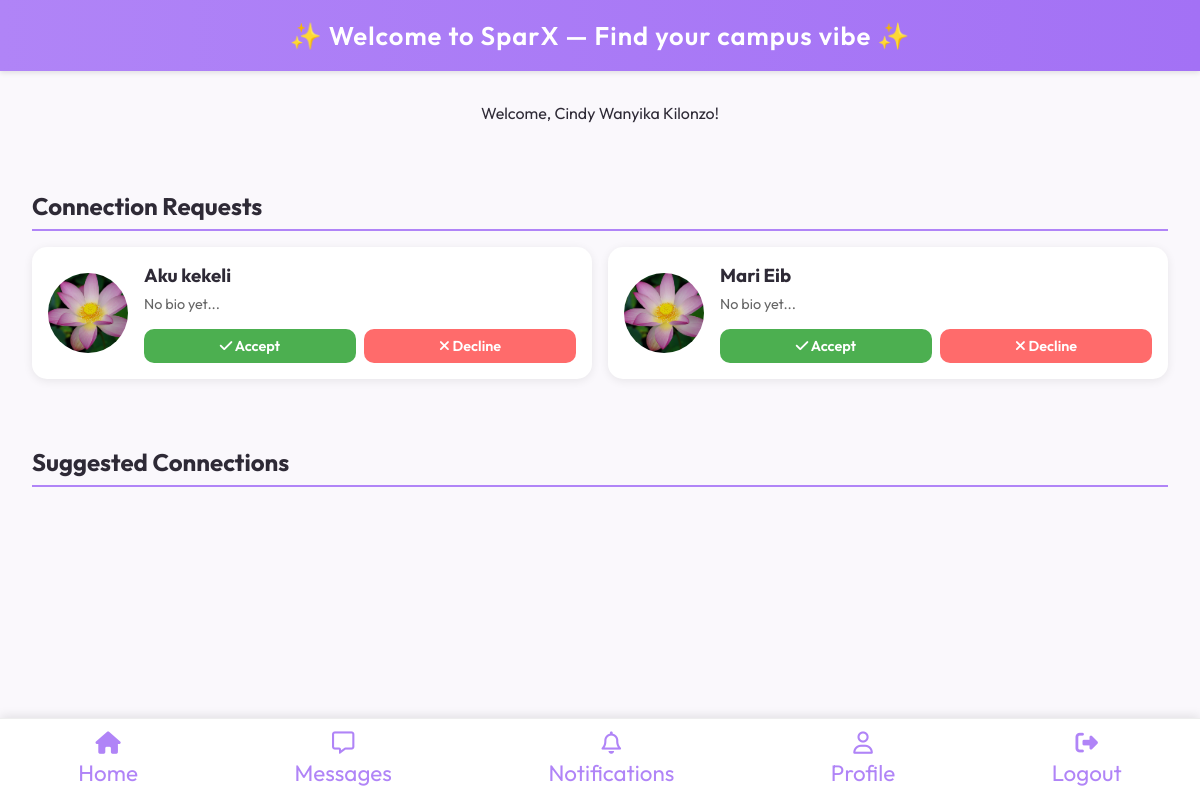
Page /home.php (signed in) on the committed database.
### tables this page shows
CREATE TABLE `connection_requests` (
  `id` int UNSIGNED NOT NULL,
  `sender_id` int UNSIGNED NOT NULL,
  `receiver_id` int UNSIGNED NOT NULL,
  `status` enum('pending','accepted','declined') NOT NULL DEFAULT 'pending',
  `created_at` timestamp NOT NULL DEFAULT CURRENT_TIMESTAMP
);

CREATE TABLE `datingAppUsers` (
  `id` int UNSIGNED NOT NULL,
  `name` varchar(255) NOT NULL,
  `email` varchar(255) NOT NULL,
  `password` varchar(255) NOT NULL,
  `role` enum('user','admin') NOT NULL,
  `username` varchar(255) NOT NULL,
  `gender` enum('female','male','other') NOT NULL,
  `bio` text,
  `profile_picture` varchar(255) DEFAULT 'lotus.png'
);

### home.php (the view, shortened to what this page needs)
<?php
require 'config.php';
$user_id = $_SESSION['user_id'];
$stmt = $conn->prepare("
    SELECT cr.id, cr.sender_id, u.name, u.username, u.bio, u.profile_picture
    FROM connection_requests cr
    JOIN datingAppUsers u ON cr.sender_id = u.id
    WHERE cr.receiver_id = ? AND cr.status = 'pending'
");
$stmt->bind_param("i", $user_id);
$stmt->execute();
$pending_requests = $stmt->get_result()->fetch_all(MYSQLI_ASSOC);
?>
<!DOCTYPE html>
<html lang="en">
<head>
  <link rel="stylesheet" href="style.css">
  <link rel="stylesheet" href="https://cdnjs.cloudflare.com/ajax/libs/font-awesome/6.6.0/css/all.min.css">
</head>
<body>
  <header>✨ Welcome to SparX — Find your campus vibe ✨</header>
  <div style="padding: 1rem; text-align: center;">
    <p>Welcome, <?php echo htmlspecialchars($_SESSION['user_name']); ?>!</p>
  </div>
  <section class="requests-section">
    <h2>Connection Requests</h2>
    <?php if (empty($pending_requests)): ?>
      <div class="no-requests">
        <p>No pending connection requests</p>
      </div>
    <?php else: ?>
      <div class="requests-feed">
        <?php foreach ($pending_requests as $request): ?>
        <div class="request-card">
          <img src="assets/profiles/<?php echo htmlspecialchars($request['profile_picture'] ?? 'lotus.png'); ?>"
               alt="<?php echo htmlspecialchars($request['name']); ?>">
          <div class="request-info">
            <h3><?php echo htmlspecialchars($request['name']); ?></h3>
            <p><?php echo htmlspecialchars($request['bio'] ?? 'No bio yet...'); ?></p>
            <div class="request-actions">
              <form method="POST" style="display: inline;">
                <button type="submit" class="accept-btn">
                  <i class="fa-solid fa-check"></i> Accept
                </button>
              </form>
              <form method="POST" style="display: inline;">
                <button type="submit" class="decline-btn">
                  <i class="fa-solid fa-xmark"></i> Decline
                </button>
              </form>
            </div>
          </div>
        </div>
        <?php endforeach; ?>
      </div>
    <?php endif; ?>
  </section>
  <section class="suggestions-section">
    <h2>Suggested Connections</h2>
  </section>
  <div class="navbar">
    <a href="home.php"><i class="fa-solid fa-house"></i> Home</a>
    <a href="messages.php"><i class="fa-regular fa-message"></i> Messages</a>
    <a href="notifications.php"><i class="fa-regular fa-bell"></i> Notifications</a>
    <a href="profile.php"><i class="fa-regular fa-user"></i> Profile</a>
    <a href="logout.php"><i class="fa-solid fa-right-from-bracket"></i> Logout</a>
  </div>
</body>
</html>

### style.css (style rules this page uses)
body { font-family: "Outfit", sans-serif; background-color: #faf8fc; color: #2e2a36; margin: 0; padding: 0; display: flex; flex-direction: column; min-height: 100vh; }
header { background: linear-gradient(90deg, #b084f7, #a371f5); color: #fff; text-align: center; padding: 1.2rem; font-size: 1.6rem; font-weight: 600; letter-spacing: 1px; box-shadow: 0 2px 5px rgba(0,0,0,0.1); }
button { width: 100%; padding: 0.8rem; background-color: #b084f7; color: white; border: none; border-radius: 10px; font-weight: 600; cursor: pointer; transition: background 0.3s; font-family: inherit; }
.navbar { display: flex; justify-content: space-around; align-items: center; background: #fff; border-top: 1px solid #eee; padding: 0.8rem 0; position: fixed; bottom: 0; width: 100%; box-shadow: 0 -2px 10px rgba(0,0,0,0.1); }
.navbar a { text-decoration: none; color: #b084f7; font-size: 1.4rem; display: flex; flex-direction: column; align-items: center; gap: 0.3rem; }
.requests-section, .suggestions-section { padding: 1rem 2rem; margin-bottom: 1rem; }
.requests-section h2, .suggestions-section h2 { color: #2e2a36; margin-bottom: 1rem; border-bottom: 2px solid #b084f7; padding-bottom: 0.5rem; }
.requests-feed, .suggestions-feed { display: grid; grid-template-columns: repeat(auto-fit, minmax(300px, 1fr)); gap: 1rem; }
.request-card, .suggestion-card { background: white; border-radius: 15px; padding: 1rem; box-shadow: 0 2px 10px rgba(0,0,0,0.08); display: flex; gap: 1rem; align-items: center; }
.request-card img, .suggestion-card img { width: 80px; height: 80px; border-radius: 50%; object-fit: cover; }
.request-info, .suggestion-info { flex: 1; }
.request-info h3, .suggestion-info h3 { margin: 0 0 0.5rem 0; color: #2e2a36; }
.request-info p, .suggestion-info p { margin: 0 0 1rem 0; color: #666; font-size: 0.9rem; }
.request-actions { display: flex; gap: 0.5rem; }
.request-actions form { flex: 1; }
.accept-btn, .decline-btn, .connect-btn { width: 100% !important; padding: 0.5rem !important; font-size: 0.9rem !important; }
.accept-btn { background: #4CAF50 !important; }
.decline-btn { background: #ff6b6b !important; }

### rows in the picture
connection_requests: sender.profile_picture (picture), sender.name "Aku kekeli", sender.bio "No bio yet..."
connection_requests: sender.profile_picture (picture), sender.name "Mari Eib", sender.bio "No bio yet..."

### other values in the picture
$_SESSION['user_name'] "Cindy Wanyika Kilonzo"
